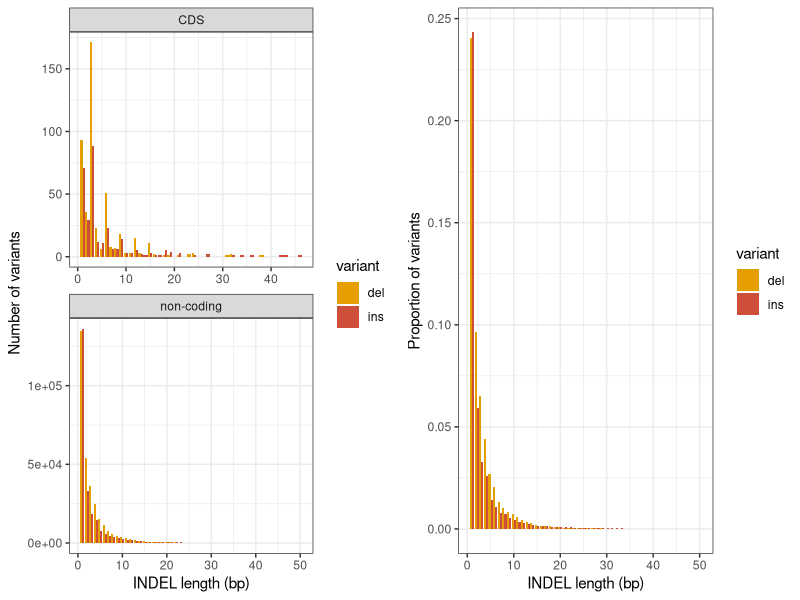

Reproduce this figure in R.
# Title     : gt indel lengths
# Objective : generates summary plot of indel lengths
# Created by: henryjuho
# Created on: 28/09/2017

library(ggplot2)
library(dplyr)
library(gridExtra)

cbPalette <- c("#E69F00", 'tomato 3', 'steel blue', "#999999", "#56B4E9", "#009E73", "#F0E442", "#0072B2", "#D55E00", "#CC79A7")

length_data = read.delim('gt_indel_lengths.txt')

# prop length distro
non_coding_pol = subset(length_data, variant!='indel' & region=='non-coding')
ins_data = subset(non_coding_pol, variant='ins')
no_ins = sum(ins_data$count)
ins_data$prop = ins_data$count/no_ins
del_data = subset(non_coding_pol, variant='del')
no_del = sum(del_data$count)
del_data$prop = del_data$count/no_del
prop_data = rbind(ins_data, del_data)

# length prop plot
prop_plot = ggplot(prop_data, aes(x=length, y=prop, fill=variant))+
    geom_bar(stat='identity', position='dodge') +
    theme_bw(base_size = 11) +
    labs(x='INDEL length (bp)', y='Proportion of variants') +
    scale_fill_manual(values=cbPalette)

len_plot = ggplot(subset(length_data, variant!='indel' & region!='gwide'), aes(x=length, y=count, fill=variant))+
    geom_bar(stat='identity', position='dodge') +
    theme_bw(base_size = 11) +
    labs(x='INDEL length (bp)', y='Number of variants') +
    scale_fill_manual(values=cbPalette) +
    facet_wrap(~region, ncol=1, scales='free')

png('gt_lengths.png', height=5, width=10, units='in', res=320)
grid.arrange(len_plot, prop_plot, nrow=1)
dev.off()
